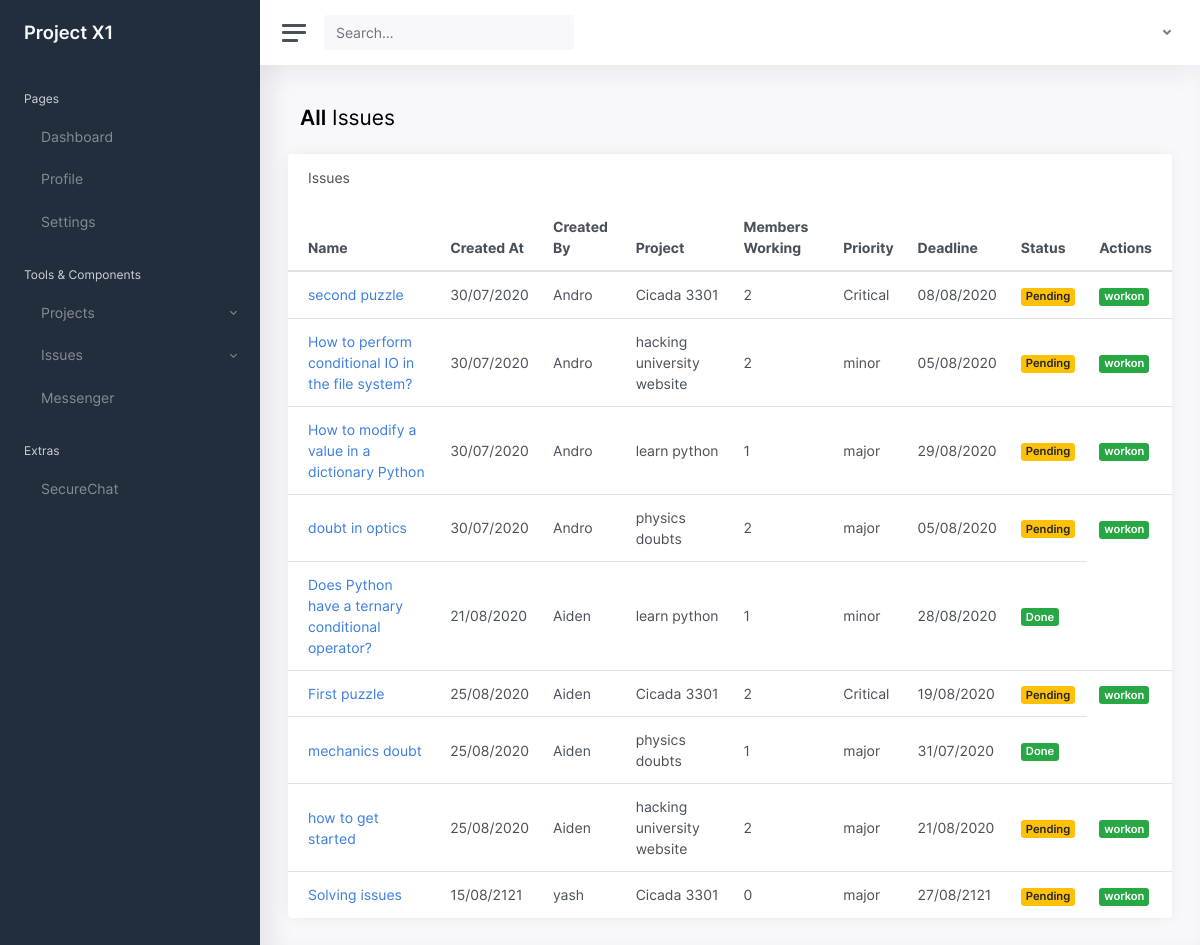
The app's page /issues/, older data.
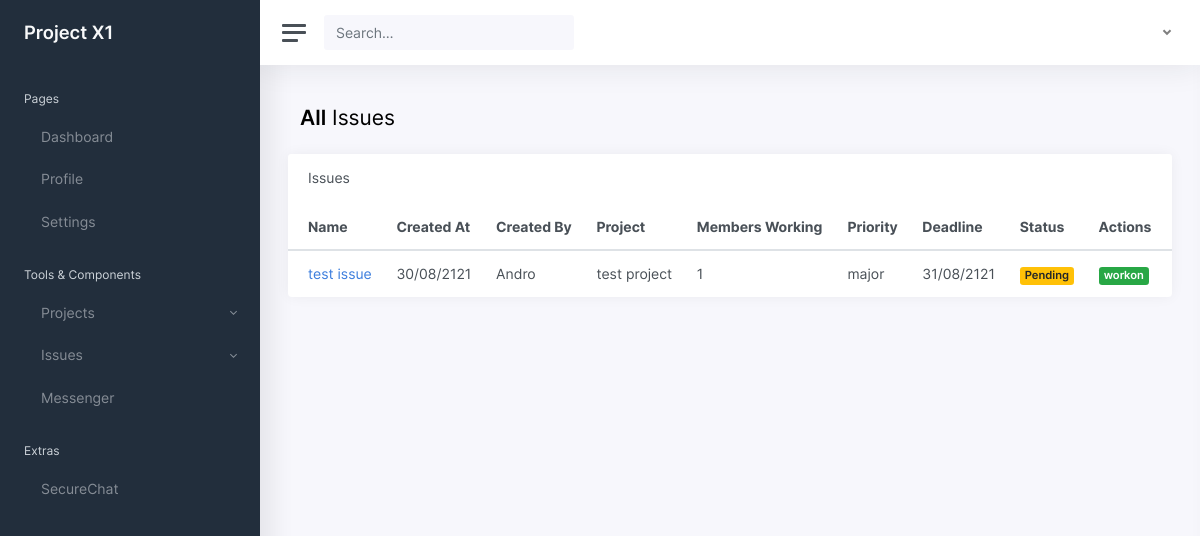
The same page, newer data.
### issues/models.py (models this page shows, shortened)
class Issue(models.Model):
    name = models.CharField(max_length=255, unique=True)
    user = models.ForeignKey(User,null=True,on_delete=models.CASCADE,related_name='issues')
    created_at = models.DateTimeField(auto_now=True)
    message = RichTextField(blank=True,null=True)
    project = models.ForeignKey(Project,on_delete=models.SET_NULL,related_name="issues",null=True,blank=True)
    tags = TaggableManager()
    solve = models.BooleanField(default = False)
    members = models.ManyToManyField(User,through="IssueMember")
    deadline = models.DateField(auto_now_add=False,auto_now=False,default= None,null=True,blank=True)
    PRIORITY = [
        ('Critical','Critical'),
        ('major','major'),
        ('minor','minor'),
    ]
    priority = models.CharField(max_length=10,choices = PRIORITY,default='minor')
    class Meta:
        ordering = ['created_at']

### projects/models.py (models this page shows, shortened)
class Project(models.Model):
    user = models.ForeignKey(User,null=True,on_delete=models.CASCADE,related_name='projects')
    name = models.CharField(max_length=255, unique=True)
    created_at = models.DateTimeField(auto_now=True)
    description = RichTextField(blank=True,null=True)
    tags = TaggableManager()
    complete = models.BooleanField(default = False)
    members = models.ManyToManyField(User,through="ProjectMember")
    projectJoinPermission = models.BooleanField(default=True)
    repoowner = models.CharField(max_length=255,blank=True,null=True)
    githubrepo = models.CharField(max_length=255,blank=True,null=True)
    class Meta:
        ordering = ["name"]
        unique_together = ['user','name']

### issues/views.py (the view)
class IssueList(SelectRelatedMixin, generic.ListView):
    model = models.Issue
    select_related = ("user", "project")

### issues/templates/issues/issue_list.html (shortened to what this page needs)
{% extends "issues/issue_base.html" %}
{% load humanize %}
{% block issue_content %}
<main class="content">
	<div class="row mb-2 mb-xl-3">
		<div class="col-auto d-none d-sm-block">
			<h3><strong>All</strong> Issues</h3>
		</div>
	</div>
	<div class="row">
		<div class="card flex-fill">
			<div class="card-header">
				<h5 class="card-title mb-0">Issues</h5>
			</div>
			<table class="table table-hover my-0">
				<thead>
					<tr>
						<th>Name</th>
						<th class="d-none d-xl-table-cell">Created At</th>
						<th class="d-none d-xl-table-cell">Created By</th>
						<th class="d-none d-xl-table-cell">Project</th>
						<th class="d-none d-xl-table-cell">Members Working</th>
						<th class="d-none d-xl-table-cell">Priority</th>
						<th class="d-none d-xl-table-cell">Deadline</th>
						<th>Status</th>
						<th>Actions</th>
					</tr>
				</thead>
				<tbody>
					{% for issue in issue_list %}
					{% include 'issues/_issue.html' %}
					{% endfor %}
				</tbody>
			</table>
		</div>
	</div>
</main>
{% endblock %}

### issues/templates/issues/_issue.html
<tr>
	<td><a href="{% url 'issues:single' pk=issue.pk %}">{{issue.name}}</a>
	</td>
	<td class="d-none d-xl-table-cell">{{issue.created_at|date:"d/m/yy"}}</td>
	<td class="d-none d-xl-table-cell">{{issue.user.username}}</td>
	<td class="d-none d-xl-table-cell">{{issue.project.name}}</td>
	<td class="d-none d-xl-table-cell">{{issue.members.count}}</td>
	<td class="d-none d-xl-table-cell">{{issue.priority}}</td>
	<td class="d-none d-xl-table-cell">{{issue.deadline|date:"d/m/yy"}}</td>
	{% if issue.solve == False %}
	{% if issue.user == user and not hide_delete %}
	<td><span class="badge badge-danger"><a style="color:white;" href="{% url 'issues:solve' pk=issue.pk %}">Mark
				solved</a></span></td>
	{% else %}
	<td><span class="badge badge-warning">Pending</span></td>
	{% endif %}
	{% else %}
	<td><span class="badge badge-success">Done</span></td>
	{% endif %}
	{% if issue.user == user and not hide_delete %}
	<td class="table-action">
		<a href="{% url 'issues:update' pk=issue.pk %}"><i class="align-middle" data-feather="edit-2"></i></a>
		<a href="{% url 'issues:delete' pk=issue.pk %}"><i class="align-middle" data-feather="trash"></i></a>
	</td>
	{% else %}
	{% if issue.solve == False %}
	{% if user in issue.members.all %}
	<td><span class="badge badge-danger"><a style="color:white;"
				href="{% url 'issues:leave' pk=issue.pk %}">quit</a></span></td>
	{% else %}
	<td><span class="badge badge-success"><a style="color:white;"
				href="{% url 'issues:join' pk=issue.pk  %}">workon</a></span></td>
	{% endif %}
	{% else %}
	{% if user in issue.members.all %}
	<td><span class="badge badge-danger"><a style="color:white;"
				href="{% url 'issues:leave' pk=issue.pk %}">quit</a></span></td>
	{% endif %}
	{% endif %}
	{% endif %}
</tr>

Row changes from the older to the newer data that the page shows:
removed Issue: name "second puzzle", created_at "30/07/2020", user.username "Andro", project.name "Cicada 3301", members.count "2", priority "Critical", deadline "08/08/2020", solve "Pending"
removed Issue: name "How to perform conditional IO in the file system?", created_at "30/07/2020", user.username "Andro", project.name "hacking university website", members.count "2", priority "minor", deadline "05/08/2020", solve "Pending"
removed Issue: name "How to modify a value in a dictionary Python", created_at "30/07/2020", user.username "Andro", project.name "learn python", members.count "1", priority "major", deadline "29/08/2020", solve "Pending"
removed Issue: name "doubt in optics", created_at "30/07/2020", user.username "Andro", project.name "physics doubts", members.count "2", priority "major", deadline "05/08/2020", solve "Pending"
removed Issue: name "Does Python have a ternary conditional operator?", created_at "21/08/2020", user.username "Aiden", project.name "learn python", members.count "1", priority "minor", deadline "28/08/2020", solve "Done"
removed Issue: name "mechanics doubt", created_at "25/08/2020", user.username "Aiden", project.name "physics doubts", members.count "1", priority "major", deadline "31/07/2020", solve "Done"
removed Issue: name "how to get started", created_at "25/08/2020", user.username "Aiden", project.name "hacking university website", members.count "2", priority "major", deadline "21/08/2020", solve "Pending"
removed Issue: name "Solving issues", created_at "15/08/2121", user.username "yash", project.name "Cicada 3301", members.count "0", priority "major", deadline "27/08/2121", solve "Pending"
changed Issue: name "First puzzle" → "test issue"; created_at "25/08/2020" → "30/08/2121"; user.username "Aiden" → "Andro"; project.name "Cicada 3301" → "test project"; members.count "2" → "1"; priority "Critical" → "major"; deadline "19/08/2020" → "31/08/2121"
